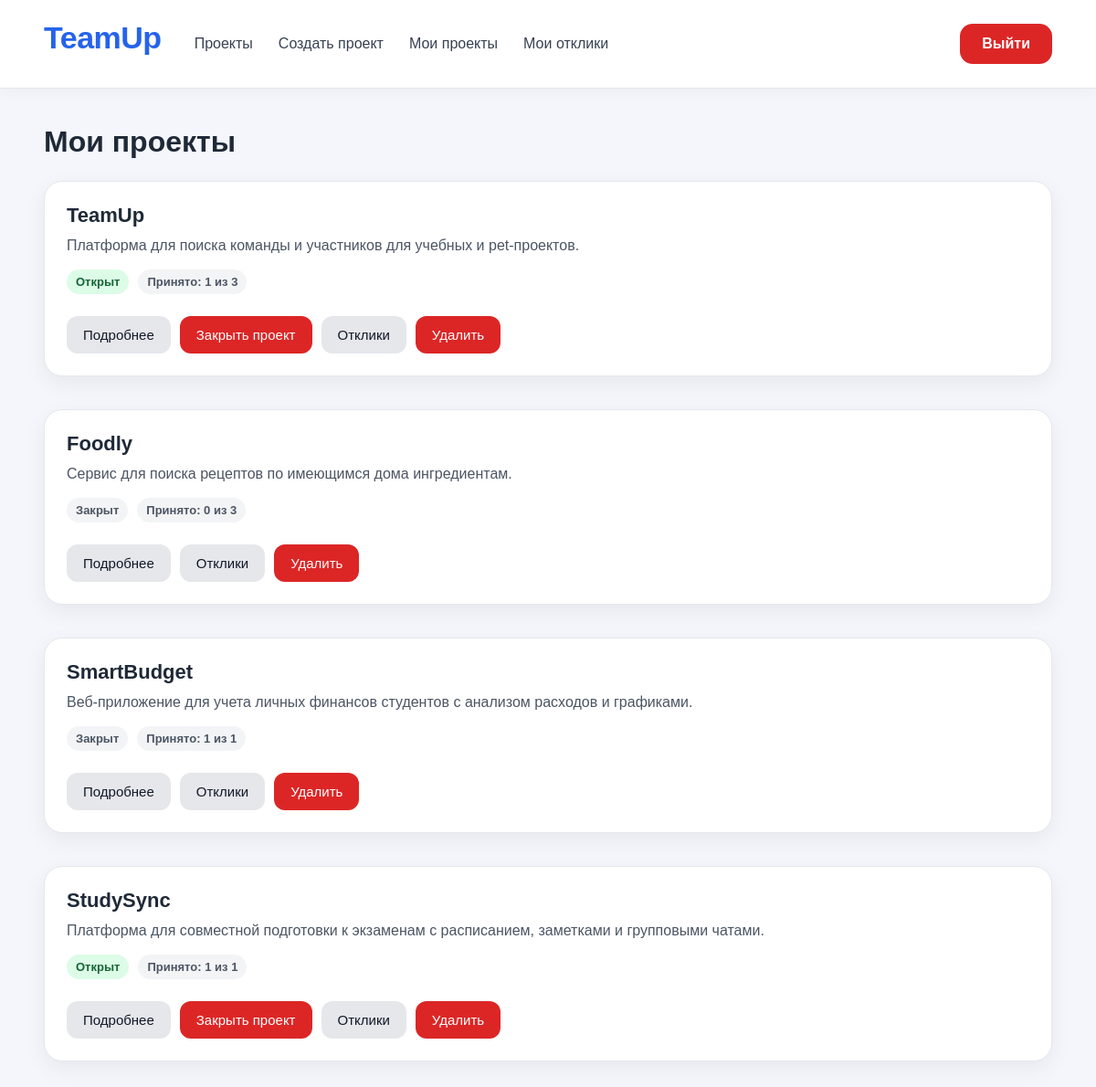
/my-projects (signed in), run on an earlier commit of the app's database.
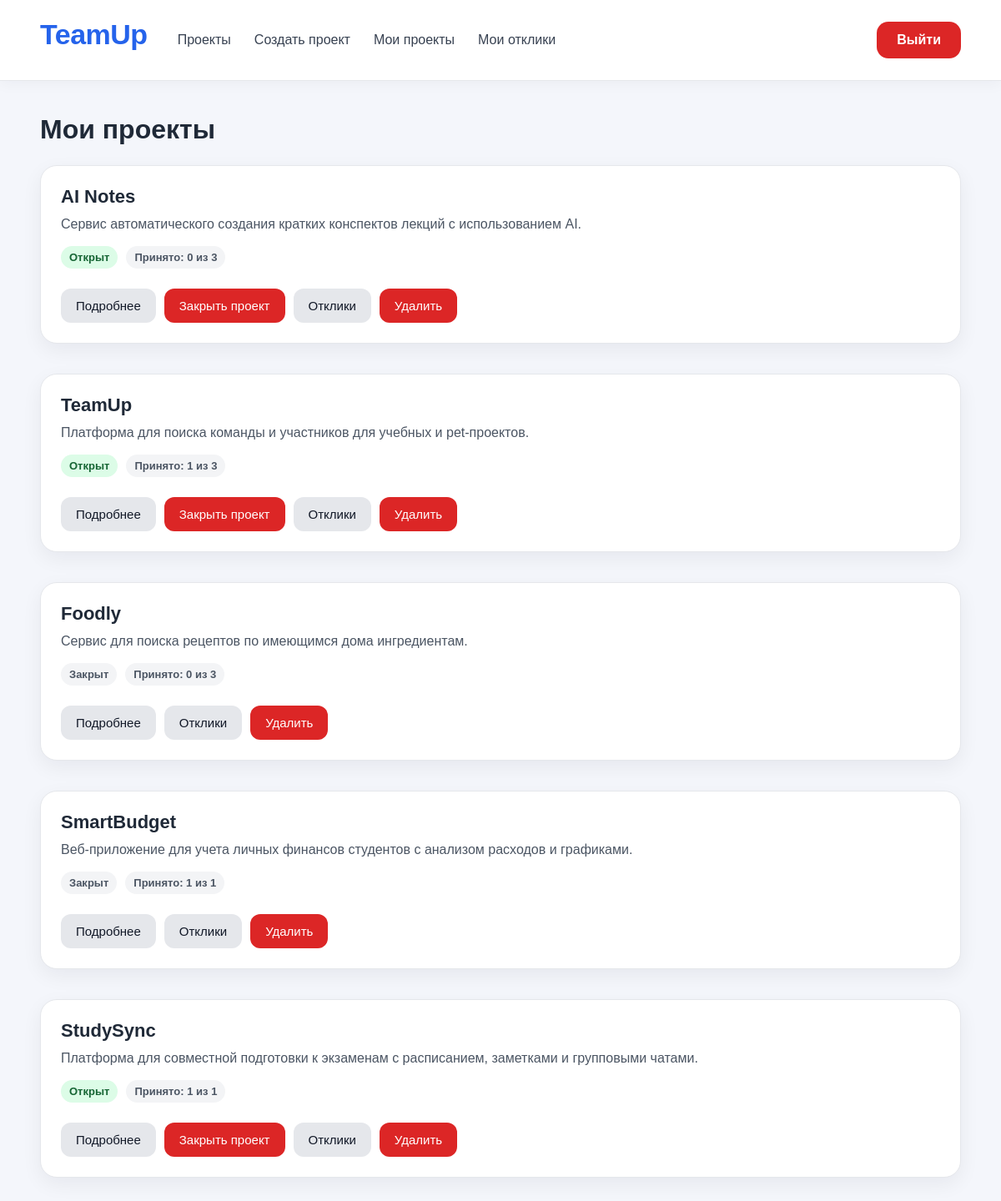
And on a later commit of the database.
### app/models/project.py (models this page shows)
class Project(Base):
    __tablename__ = "projects"
    id: Mapped[int] = mapped_column(primary_key=True)
    title: Mapped[str] = mapped_column(String(255), nullable=False)
    description: Mapped[str] = mapped_column(String(1000), nullable=False)
    status: Mapped[str] = mapped_column(String(50), default="draft", nullable=False)
    max_participants: Mapped[int] = mapped_column(Integer, nullable=False, default=1)
    owner_id: Mapped[int] = mapped_column(ForeignKey("users.id"), nullable=False)
    owner = relationship("User", back_populates="projects")
    applications = relationship("Application", back_populates="project")

### app/api/projects.py (the view)
@router.get("/my-projects")
async def my_projects(
    request: Request,
    session: AsyncSession = Depends(get_session),
):
    user_id = request.session.get("user_id")
    user_name = request.session.get("user_name")
    user_email = request.session.get("user_email")
    user_role = request.session.get("user_role")
    if not user_id:
        return RedirectResponse(url="/login", status_code=303)
    project_repository = ProjectRepository(session)
    project_service = ProjectService(project_repository)
    projects = await project_service.get_all_projects()
    user_projects = [project for project in projects if project.owner_id == user_id]
    message = request.query_params.get("message")
    return templates.TemplateResponse(
        request=request,
        name="my_projects.html",
        context={
            "projects": user_projects,
            "user_name": user_name,
            "user_email": user_email,
            "user_role": user_role,
            "message": message,
        },
    )

### templates/my_projects.html (shortened to what this page needs)
{% extends "base.html" %}
{% block content %}
<h1 class="page-title">Мои проекты</h1>
{% if projects %}
<div class="project-grid">
    {% for project in projects %}
    <div class="card project-card">
        <div>
            <h3>{{ project.title }}</h3>
            <p>{{ project.description }}</p>
        </div>
        <div class="meta">
            {% if project.status == "draft" %}
            <span class="badge badge-warning">Черновик</span>
            {% elif project.status == "open" %}
            <span class="badge badge-success">Открыт</span>
            {% elif project.status == "closed" %}
            <span class="badge badge-muted">Закрыт</span>
            {% else %}
            <span class="badge badge-muted">{{ project.status }}</span>
            {% endif %}
            <span class="badge badge-muted">
                Принято:
                {{ project.applications | selectattr("status", "equalto", "accepted") | list | length }}
                из
                {{ project.max_participants }}
            </span>
        </div>
        <div class="actions">
            <a href="/projects/{{ project.id }}" class="button button-secondary">
                Подробнее
            </a>
            {% if project.status == "draft" %}
            <a href="/projects/{{ project.id }}/edit" class="button button-secondary">
                Редактировать
            </a>
            <form method="post" action="/projects/{{ project.id }}/open">
                <button type="submit" class="button">
                    Открыть проект
                </button>
            </form>
            {% elif project.status == "open" %}
            <form method="post" action="/projects/{{ project.id }}/close">
                <button type="submit" class="button button-danger">
                    Закрыть проект
                </button>
            </form>
            {% endif %}
            <a href="/projects/{{ project.id }}/applications" class="button button-secondary">
                Отклики
            </a>
            <form method="post" action="/projects/{{ project.id }}/delete"
                onsubmit="return confirm('Вы точно хотите удалить проект? Все отклики по нему тоже будут удалены.');">
                <button type="submit" class="button button-danger">
                    Удалить
                </button>
            </form>
        </div>
    </div>
    {% endfor %}
</div>
{% endif %}
{% endblock %}

What changed in the data, as far as the page shows it:
added Project: title "AI Notes", description "Сервис автоматического создания кратких конспектов лекций с использованием AI.", status "Открыт", applications|selectattr "0", max_participants "3"
